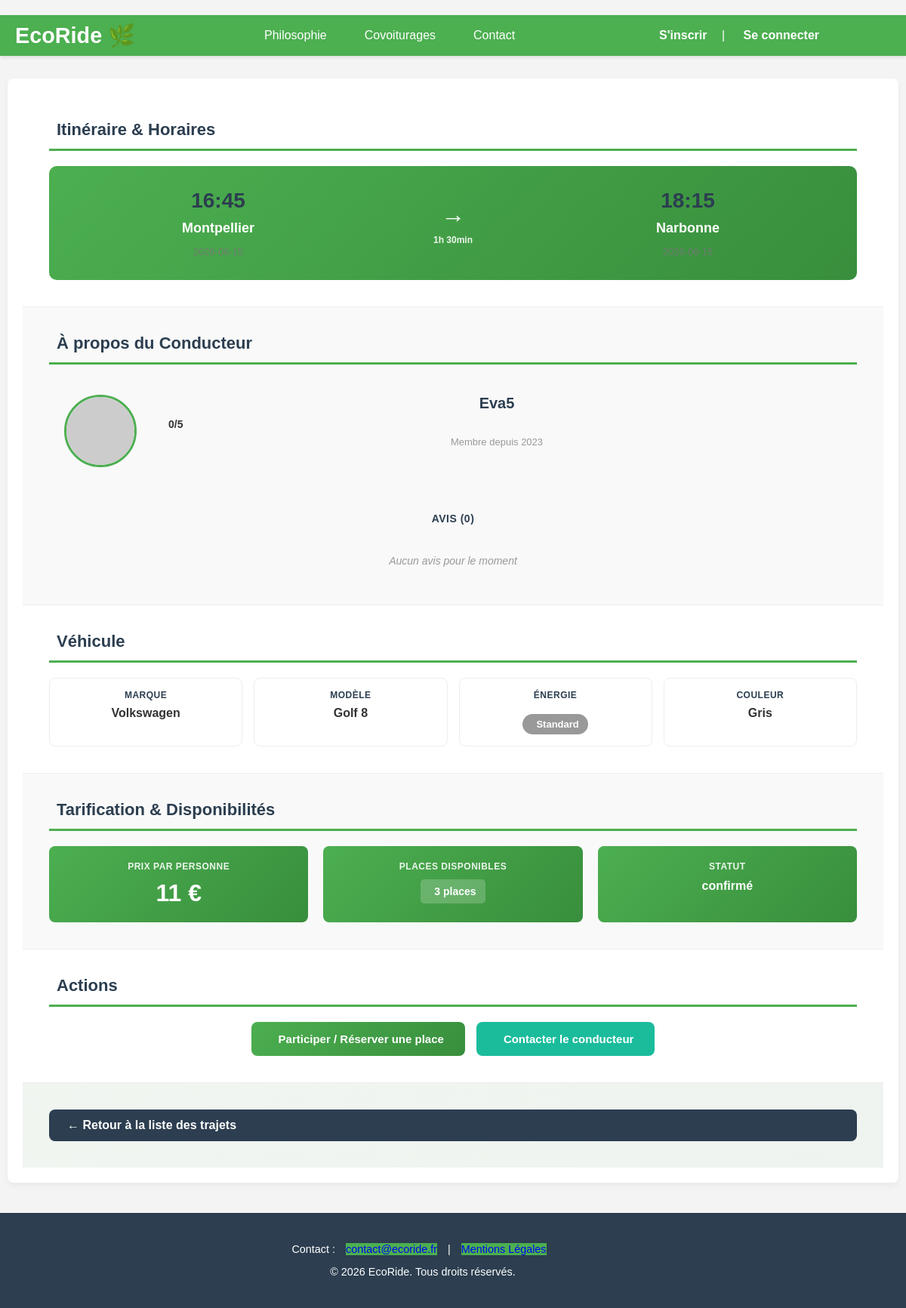
/public/index.php?p=trajet-detail&id=15, run on the app's committed database.
### tables this page shows
CREATE TABLE IF NOT EXISTS `covoiturage` (
  `covoiturage_id` INT NOT NULL AUTO_INCREMENT,
  `date_depart` DATE NOT NULL,
  `heure_depart` TIME NOT NULL,  
  `lieu_depart` VARCHAR(50) NOT NULL,
  `date_arrivee` DATE NULL,
  `heure_arrivee` TIME NULL,	 
  `lieu_arrivee` VARCHAR(50) NOT NULL,
  `statut_covoiturage_id` INT NOT NULL,  
  `avis_covoiturage_id` INT NULL,  
  `nb_place` INT NOT NULL,
  `prix_personne` FLOAT NOT NULL,
  `voiture_id` INT NOT NULL,  
  PRIMARY KEY (`covoiturage_id`),
  INDEX `fk_covoiturage_voiture_utilise_idx` (`voiture_id` ASC),
  INDEX `fk_statut_covoiturage_idx` (`statut_covoiturage_id` ASC),
  INDEX `fk_avis_covoiturage_idx` (`avis_covoiturage_id` ASC),
  CONSTRAINT `fk_covoiturage_voiture_utilise`
    FOREIGN KEY (`voiture_id`)
    REFERENCES `voiture` (`voiture_id`),
  CONSTRAINT `fk_statut_covoiturage_id`
    FOREIGN KEY (`statut_covoiturage_id`)
    REFERENCES `statut_covoiturage` (`statut_covoiturage_id`),
  CONSTRAINT `fk_avis_covoiturage_id`
    FOREIGN KEY (`avis_covoiturage_id`)
    REFERENCES `avis_covoiturage` (`avis_covoiturage_id`)
);

CREATE TABLE IF NOT EXISTS `utilisateur` (
  `utilisateur_id` INT NOT NULL AUTO_INCREMENT,
  `nom` VARCHAR(50) NOT NULL,
  `prenom` VARCHAR(50) NOT NULL,
  `email` VARCHAR(50) NOT NULL UNIQUE,  
  `password` VARCHAR(50) NOT NULL,
  `telephone` VARCHAR(50) NULL,
  `adresse` VARCHAR(50) NULL,
  `date_naissance` VARCHAR(50) NULL,  
  `photo` BLOB NULL,
  `pseudo` VARCHAR(50) NOT NULL UNIQUE,
  `role_id` INT NOT NULL,  
  `credit` INT NOT NULL DEFAULT 20,
  PRIMARY KEY (`utilisateur_id`),
  INDEX `fk_utilisateur_role_idx` (`role_id` ASC),
  CONSTRAINT `fk_utilisateur_role`
    FOREIGN KEY (`role_id`)
    REFERENCES `role` (`role_id`)
);

CREATE TABLE IF NOT EXISTS `marque` (
  `marque_id` INT NOT NULL AUTO_INCREMENT,
  `libelle` VARCHAR(50) NOT NULL UNIQUE,
  PRIMARY KEY (`marque_id`)
);

CREATE TABLE IF NOT EXISTS `voiture` (
  `voiture_id` INT NOT NULL AUTO_INCREMENT,
  `modele` VARCHAR(50) NOT NULL,
  `immatriculation` VARCHAR(50) NOT NULL UNIQUE,
  `energie` VARCHAR(50) NOT NULL,
  `couleur` VARCHAR(50) NULL,
  `date_premiere_immatriculation` VARCHAR(50) NULL,  
  `marque_id` INT NOT NULL,  
  `utilisateur_id` INT NOT NULL,
  PRIMARY KEY (`voiture_id`),
  INDEX `fk_voiture_marque_detient_idx` (`marque_id` ASC),
  INDEX `fk_voiture_utilisateur_idx` (`utilisateur_id` ASC),
  CONSTRAINT `fk_voiture_marque_detient`
    FOREIGN KEY (`marque_id`)
    REFERENCES `marque` (`marque_id`),
  CONSTRAINT `fk_voiture_utilisateur` 
	FOREIGN KEY (`utilisateur_id`) 
    REFERENCES `utilisateur` (`utilisateur_id`)
);

CREATE TABLE IF NOT EXISTS `statut_covoiturage` (
  `statut_covoiturage_id` INT NOT NULL AUTO_INCREMENT,
  `libelle` VARCHAR(50) NOT NULL UNIQUE,
  PRIMARY KEY (`statut_covoiturage_id`)
);

### app/Views/trajets/trajet_detail.php (the view, shortened to what the rows shown need)
<section class="presentation-section">
    <div class="presentation-content">
    <?php if (isset($trajet)): ?>
        <section class="details-section itinerary-section">
            <h2 class="section-title"><i class="fa-solid fa-map"></i> Itinéraire & Horaires</h2>
            <div class="itinerary-container">
                <div class="journey-point departure">
                    <div class="time"><?= htmlspecialchars(substr($trajet->heure_depart, 0, 5)); ?></div>
                    <div class="city"><?= htmlspecialchars($trajet->lieu_depart); ?></div>
                    <div class="date"><?= htmlspecialchars($trajet->date_depart); ?></div>
                </div>
                <div class="journey-arrow">
                    <span class="arrow">→</span>
                    <span class="duration" id="journey-duration">Durée</span>
                </div>
                <div class="journey-point arrival">
                    <div class="time"><?= htmlspecialchars(substr($trajet->heure_arrivee, 0, 5)); ?></div>
                    <div class="city"><?= htmlspecialchars($trajet->lieu_arrivee); ?></div>
                    <div class="date"><?= htmlspecialchars($trajet->date_arrivee); ?></div>
                </div>
            </div>
        </section>
        <section class="details-section driver-section">
            <h2 class="section-title"><i class="fa-solid fa-user-circle"></i> À propos du Conducteur</h2>
            <div class="driver-card">
                <div class="driver-header">
                    <img class="driver-avatar" src="https://placehold.co/80x80/4CAF50/ffffff?text=<?= htmlspecialchars(substr($trajet->pseudo, 0, 2)); ?>" alt="<?= htmlspecialchars($trajet->pseudo); ?>">
                    <div class="driver-info">
                        <h3 class="driver-name"><?= htmlspecialchars($trajet->pseudo); ?></h3>
                        <div class="driver-rating">
                                <?php
                                $rating = isset($trajet->avis) && !empty($trajet->avis)
                                    ? array_sum(array_map(function ($a) {
                                        return floatval($a->note);
                                    }, $trajet->avis)) / count($trajet->avis)
                                    : 0;
                                $rating = round($rating, 1);
                                ?>
                            <span class="rating-value"><?= htmlspecialchars($rating); ?>/5</span>
                        </div>
                        <p class="member-since">Membre depuis 2023</p>
                    </div>
                </div>
                <div class="reviews-container">
                    <h3 class="subsection-title">Avis (<?= isset($trajet->avis) ? count($trajet->avis) : 0; ?>)</h3>
                    <?php if (isset($trajet->avis) && !empty($trajet->avis)): ?>
                        <div class="reviews-list">
                            <?php foreach ($trajet->avis as $avis): ?>
                                <div class="review-item">
                                    <div class="review-header">
                                        <div class="review-rating">
                                            <?php
                                            $note = floatval($avis->note);
                                            for ($i = 0; $i < 5; $i++) {
                                                if ($i < floor($note)) {
                                                    echo '<i class="fa-solid fa-star filled"></i>';
                                                } elseif ($i < $note) {
                                                    echo '<i class="fa-solid fa-star-half-stroke filled"></i>';
                                                } else {
                                                    echo '<i class="fa-solid fa-star"></i>';
                                                }
                                            }
                                            ?>
                                        </div>
                                        <span class="review-date"><?= htmlspecialchars($avis->statut ?? 'Positif'); ?></span>
                                    </div>
                                    <p class="review-comment"><?= htmlspecialchars($avis->commentaire ?? ''); ?></p>
                                </div>
                            <?php endforeach; ?>
                        </div>
                    <?php else: ?>
                        <p class="no-reviews">Aucun avis pour le moment</p>
                    <?php endif; ?>
                </div>
            </div>
        </section>
        <section class="details-section vehicle-section">
            <h2 class="section-title"><i class="fa-solid fa-car"></i> Véhicule</h2>
            <div class="vehicle-card">
                <div class="vehicle-info-grid">
                    <div class="vehicle-info-item">
                        <span class="label">Marque</span>
                        <span class="value"><?= htmlspecialchars($trajet->marque); ?></span>
                    </div>
                    <div class="vehicle-info-item">
                        <span class="label">Modèle</span>
                        <span class="value"><?= htmlspecialchars($trajet->modele); ?></span>
                    </div>
                    <div class="vehicle-info-item">
                        <span class="label">Énergie</span>
                        <span class="value">
                            <?php
                            if ($energie_normalized === 'electrique') {
                                echo '<span class="eco-badge"><i class="fa-solid fa-leaf"></i> Écologique</span>';
                            } else {
                                echo '<span class="eco-badge standard-badge"><i class="fa-solid fa-car"></i> Standard</span>';
                            }
                            ?>
                        </span>
                    </div>
                    <div class="vehicle-info-item">
                        <span class="label">Couleur</span>
                        <span class="value"><?= htmlspecialchars($trajet->couleur ?? 'Non spécifiée'); ?></span>
                    </div>
                </div>
            </div>
        </section>
        <section class="details-section pricing-section">
            <h2 class="section-title"><i class="fa-solid fa-euro-sign"></i> Tarification & Disponibilités</h2>
            <div class="pricing-grid">
                <div class="pricing-item">
                    <span class="label">Prix par personne</span>
                    <span class="price-value"><?= htmlspecialchars($trajet->prix_personne); ?> €</span>
                </div>
                <div class="pricing-item">
                    <span class="label">Places disponibles</span>
                    <span class="value">
                        <?php
                        $nb_place = intval($trajet->nb_place);
                        if ($nb_place > 0) {
                            echo '<span class="seats-available"><i class="fa-solid fa-chair"></i> ' . htmlspecialchars($nb_place) . ' place' . ($nb_place > 1 ? 's' : '') . '</span>';
                        } else {
                            echo '<span class="seats-full"><i class="fa-solid fa-ban"></i> Complet</span>';
                        }
                        ?>
                    </span>
                </div>
                <div class="pricing-item">
                    <span class="label">Statut</span>
                    <span class="value"><?= htmlspecialchars($trajet->statut); ?></span>
                </div>
            </div>
        </section>
        <section class="details-section actions-section">
            <h2 class="section-title"><i class="fa-solid fa-calendar-check"></i> Actions</h2>
            <div class="action-buttons">
                <?php
                $nb_place = intval($trajet->nb_place);
                if ($nb_place > 0) {
                ?>
                    <form method="POST" id="formParticiper">
                        <button type="submit" class="btn-action btn-reserve">
                            <i class="fa-solid fa-check"></i> Participer / Réserver une place
                        </button>
                    </form>
                <?php
                } else {
                    echo '<button class="btn-action btn-disabled" disabled><i class="fa-solid fa-ban"></i> Complet</button>';
                }
                ?>
                <button class="btn-action btn-contact"><i class="fa-solid fa-envelope"></i> Contacter le conducteur</button>
            </div>
        </section>
        <section class="details-section return-section">
            <a href="index.php?p=trajet" class="btn-back">← Retour à la liste des trajets</a>
        </section>
    <?php endif; ?>
    </div>
</section>

### data on the page
covoiturage: heure_depart "16:45", lieu_depart "Montpellier", heure_arrivee "18:15", lieu_arrivee "Narbonne", utilisateur.pseudo "Eva5", marque.libelle "Volkswagen", voiture.modele "Golf 8", voiture.couleur "Gris", prix_personne "11", nb_place "3", statut_covoiturage.libelle "confirmé"

### other printed values
$rating "0"
count($trajet->avis) "0"
